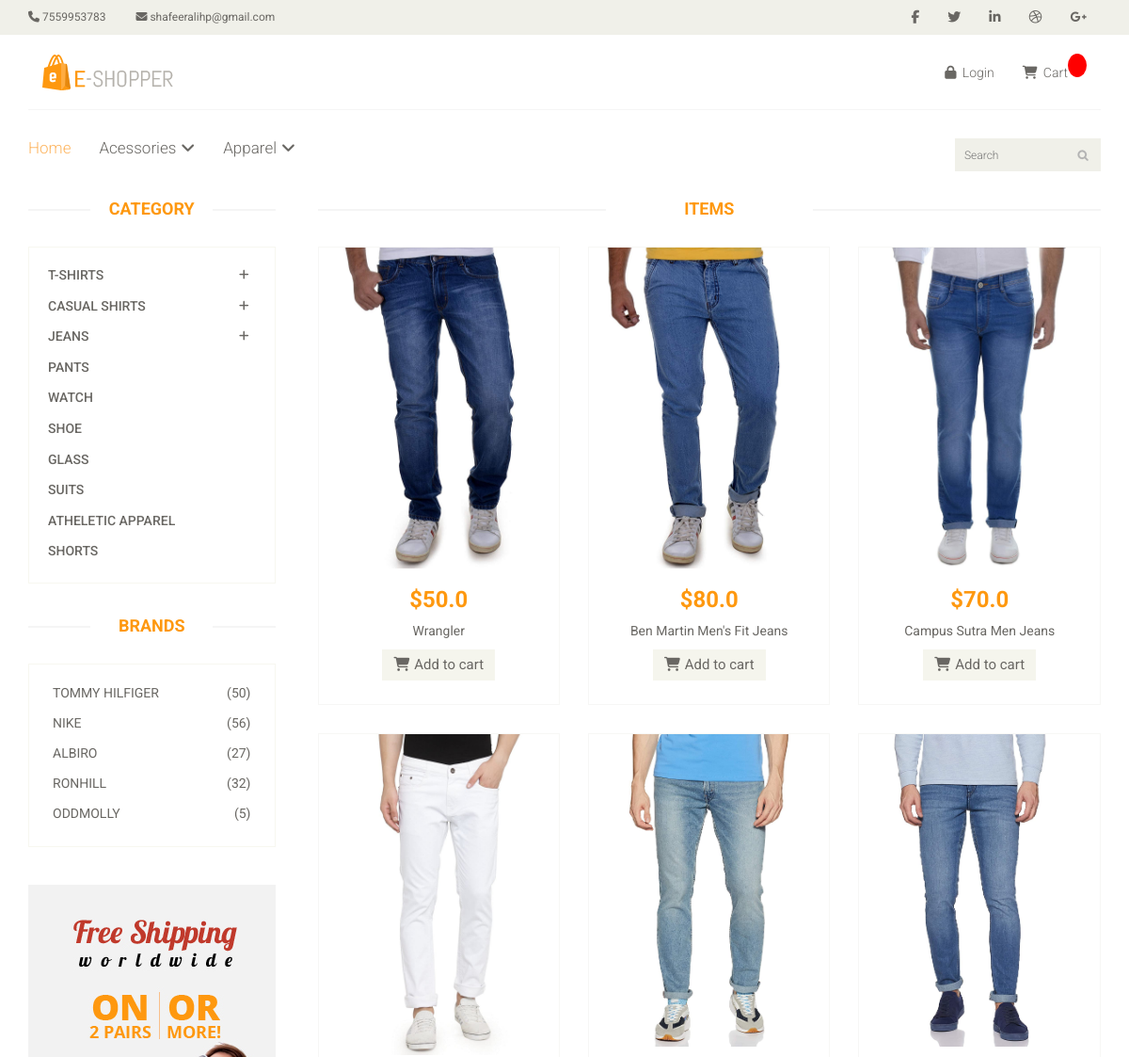
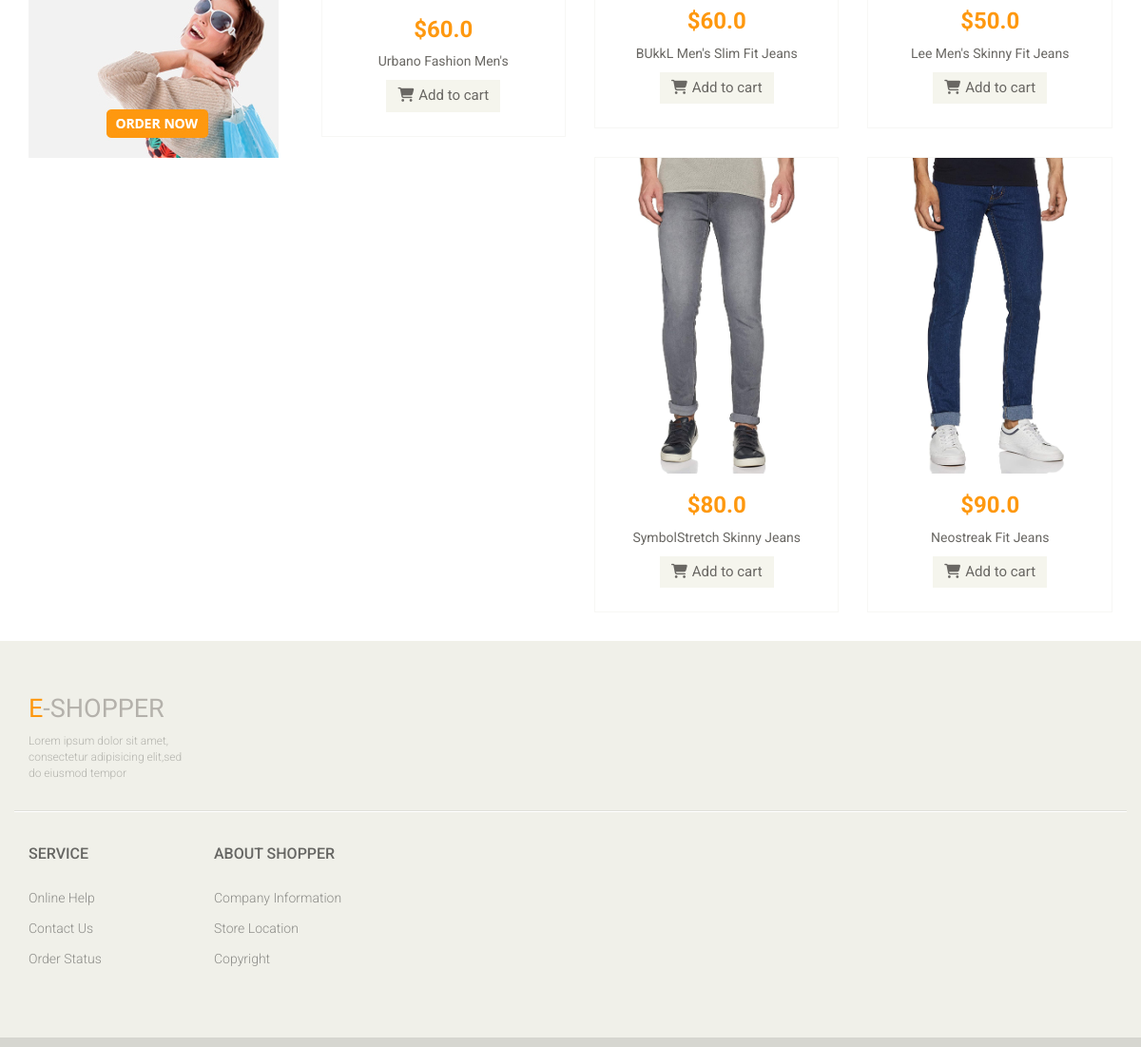
The page /pant on the database its author committed (2 pictures, top to bottom).
### prod/models.py (models this page shows, shortened)
class  Product(models.Model):
    PRODUCTTYPE={
    ("shirt", "shirt"),
    ("t-shirt", "t-shirt"),
    ("pant", "pant"),
    ("jeans", "jeans"),
    ("sunglass", "sunglass"),
    ("shoe", "shoe"),
    }
    PRODUCTCATEGORY={
    ("Apparel", "Apparel"),
    ("Acessories", "Acessories"), }
    image = models.ImageField(null=True ,blank=True)
    name = models.CharField(max_length=300)
    price = models.FloatField()
    product_quantity=models.IntegerField()
    product_category= models.CharField(max_length=300,choices=PRODUCTCATEGORY)
    product_type= models.CharField(max_length=300,choices=PRODUCTTYPE)
    attribute = models.TextField(max_length=1000, verbose_name='attribute')
    @property
    def imageURL(self):
        try:
            url = self.image.url
        except:
            url=''
        return url

### prod/views.py (the view)
# urls.py: path("pant",views.pant,name='pant'),
def pant(request):
    data = cartData(request)
    cartItems=data['cartItems']
    product= Product.objects.filter(product_type='jeans')
    return render(request,'pant.html',{"product":product,'cartItems':cartItems})

### ca/utils.py (called while the page is built, shortened)
def cookieCart(request):
    try:
        cart=json.loads(request.COOKIES['cart'])
    except:
        cart={}
    items =[ ]
    order = {'get_cart_total':0,'get_cart_items':0,'shipping':False}
    cartItems=order['get_cart_items']
    return{'items':items,'order':order,'cartItems':cartItems }

def cartData(request):
    if request.user.is_authenticated:
        customer=request.user.customer
        order,created =Order.objects.get_or_create(customer=customer,complete=False)
        items = order.orderitem_set.all()
        cartItems=order.get_cart_items
    else:
        cookieData = cookieCart(request)
        cartItems = cookieData['cartItems']
        order = cookieData['order']
        items = cookieData['items']
    return{'items':items,'order':order,'cartItems':cartItems }

### templates/pant.html (shortened to what this page needs)
{% extends 'base.html' %}
{% block content %}
{% load static %}
<section>
    <div class="container">
        <div class="row">
            <div class="col-sm-3">
                <div class="left-sidebar">
                    <h2>Category</h2>
                    <div class="panel-group category-products" id="accordian">
                        <div class="panel panel-default">
                            <div class="panel-heading">
                                <h4 class="panel-title">
                                    <a href="#sportswear" data-toggle="collapse" data-parent="#accordian" >
                                        <span class="badge pull-right"><i class="fa fa-plus"></i></span>
                                      T-shirts
                                    </a>
                                </h4>
                            </div>
                        </div>
                        <div class="panel panel-default">
                            <div class="panel-heading">
                                <h4 class="panel-title">
                                    <a data-toggle="collapse" data-parent="#accordian" href="#mens">
                                        <span class="badge pull-right"><i class="fa fa-plus"></i></span>
                                        Casual Shirts
                                    </a>
                                </h4>
                            </div>
                        </div>
                        <div class="panel panel-default">
                            <div class="panel-heading">
                                <h4 class="panel-title">
                                    <a data-toggle="collapse" data-parent="#accordian" href="#jeans">
                                        <span class="badge pull-right"><i class="fa fa-plus"></i></span>
                                       Jeans
                                    </a>
                                </h4>
                            </div>
                        </div>
                        <div class="panel panel-default">
                            <div class="panel-heading">
                                <h4 class="panel-title"><a href="#">Pants</a></h4>
                            </div>
                        </div>
                        <div class="panel panel-default">
                            <div class="panel-heading">
                                <h4 class="panel-title"><a href="#">Watch</a></h4>
                            </div>
                        </div>
                        <div class="panel panel-default">
                            <div class="panel-heading">
                                <h4 class="panel-title"><a href="#">SHOE</a></h4>
                            </div>
                        </div>
                        <div class="panel panel-default">
                            <div class="panel-heading">
                                <h4 class="panel-title"><a href="#">Glass</a></h4>
                            </div>
                        </div>
                        <div class="panel panel-default">
                            <div class="panel-heading">
                                <h4 class="panel-title"><a href="#">Suits</a></h4>
                            </div>
                        </div>
                        <div class="panel panel-default">
                            <div class="panel-heading">
                                <h4 class="panel-title"><a href="#">Atheletic Apparel</a></h4>
                            </div>
                        </div>
                        <div class="panel panel-default">
                            <div class="panel-heading">
                                <h4 class="panel-title"><a href="#">Shorts</a></h4>
                            </div>
                        </div>
                    </div>
                    <div class="brands_products">
                        <h2>Brands</h2>
                        <div class="brands-name">
                            <ul class="nav nav-pills nav-stacked">
                                <li><a href="#"> <span class="pull-right">(50)</span>Tommy Hilfiger</a></li>
                                <li><a href="#"> <span class="pull-right">(56)</span>Nike</a></li>
                                <li><a href="#"> <span class="pull-right">(27)</span>Albiro</a></li>
                                <li><a href="#"> <span class="pull-right">(32)</span>Ronhill</a></li>
                                <li><a href="#"> <span class="pull-right">(5)</span>Oddmolly</a></li>
                            </ul>
                        </div>
                    </div>
                    <div class="shipping text-center">
                        <img src="{% static 'images/home/shipping.jpg' %}" alt="" />
                    </div>
                </div>
            </div>
            <div class="col-sm-9 padding-right">
                <div class="features_items">
                    <h2 class="title text-center"> Items</h2>
                    {% for product in product %}
                            <div class="col-sm-4">
                                <div class="product-image-wrapper">
                                    <div class="single-products">
                                            <div class="productinfo text-center">
                                            <a href="{% url 'prodview' product.id %}"><img src="{{product.imageURL}}" alt="ss"></a>
                                                <h2>${{product.price}}</h2>
                                                <p>{{product.name}}</p>
                                            <button data-product= "{{product.id}}" data-action="add" class="btn btn-default add-to-cart update-cart"><i class="fa fa-shopping-cart"></i>Add to cart</button>
                                            </div>
                                    </div>
                                </div>
                            </div>
                        {%endfor%}
                </div>
            </div>
        </div>
    </div>
</section>
{% endblock %}

### static/main.css (style rules this page uses)
body { font-family: 'Roboto', sans-serif; background:; position: relative; font-weight:400px; }
ul li { list-style: none; display: inline-block; }
a { -webkit-transition: 300ms; -moz-transition: 300ms; -o-transition: 300ms; transition: 300ms; }
h1, h2, h3, h4, h5, h6 { font-family: 'Roboto', sans-serif; }
.category-products { border: 1px solid #F7F7F0; margin-bottom: 35px; padding-bottom: 20px; padding-top: 15px; }
.left-sidebar h2, .brands_products h2 { color: #FE980F; font-family: 'Roboto', sans-serif; font-size: 18px; font-weight: 700; margin: 0 auto 30px; text-align: center; text-transform: uppercase; position: relative; z-index:3; }
.left-sidebar h2:after, h2.title:after { content: " "; position: absolute; border: 1px solid #f5f5f5; bottom:8px; left: 0; width: 100%; height: 0; z-index: -2; }
.left-sidebar h2:before { content: " "; position: absolute; background: #fff; bottom: -6px; width: 130px; height: 30px; z-index: -1; left: 50%; margin-left: -65px; }
h2.title:before { content: " "; position: absolute; background: #fff; bottom: -6px; width: 220px; height: 30px; z-index: -1; left: 50%; margin-left: -110px; }
.category-products .panel { background-color: #FFFFFF; border: 0px; border-radius: 0px; box-shadow:none; margin-bottom: 0px; }
.category-products .panel-default .panel-heading { background-color: #FFFFFF; border: 0 none; color: #FFFFFF; padding: 5px 20px; }
.category-products .panel-default .panel-heading .panel-title a { color: #696763; font-family: 'Roboto', sans-serif; font-size: 14px; text-decoration: none; text-transform: uppercase; }
.category-products .badge { background:none; border-radius: 10px; color: #696763; display: inline-block; font-size: 12px; font-weight: bold; line-height: 1; min-width: 10px; padding: 3px 7px; text-align: center; vertical-align: baseline; white-space: nowrap; }
.brands-name { border: 1px solid #F7F7F0; padding-bottom: 20px; padding-top: 15px; }
.brands-name .nav-stacked li a { background-color: #FFFFFF; color: #696763; font-family: 'Roboto', sans-serif; font-size: 14px; padding: 5px 25px; text-decoration: none; text-transform: uppercase; }
.shipping { background-color: #F2F2F2; margin-top: 40px; overflow: hidden; padding-top: 20px; position: relative; }
.padding-right { padding-right: 0; }
.features_items { overflow:hidden; }
h2.title { color: #FE980F; font-family: 'Roboto', sans-serif; font-size: 18px; font-weight: 700; margin: 0 15px; text-transform: uppercase; margin-bottom: 30px; position: relative; }
.product-image-wrapper { border:1px solid #F7F7F5; overflow: hidden; margin-bottom:30px; }
.single-products { position: relative; }
.productinfo h2 { color: #FE980F; font-family: 'Roboto', sans-serif; font-size: 24px; font-weight: 700; }
.productinfo p { font-family: 'Roboto', sans-serif; font-size: 14px; font-weight: 400; color: #696763; }
.productinfo img { width: 100%; }
.productinfo { position:relative; }
.add-to-cart { background:#F5F5ED; border: 0 none; border-radius: 0; color: #696763; font-family: 'Roboto', sans-serif; font-size: 15px; margin-bottom: 25px; }
.add-to-cart i { margin-right:5px; }

### rows shown on the page
Product: imageURL (picture), price "50.0", name "Wrangler"
Product: imageURL (picture), price "80.0", name "Ben Martin Men's Fit Jeans"
Product: imageURL (picture), price "70.0", name "Campus Sutra Men Jeans"
Product: imageURL (picture), price "60.0", name "Urbano Fashion Men's"
Product: imageURL (picture), price "60.0", name "BUkkL Men's Slim Fit Jeans"
Product: imageURL (picture), price "50.0", name "Lee Men's Skinny Fit Jeans"
Product: imageURL (picture), price "80.0", name "SymbolStretch Skinny Jeans"
Product: imageURL (picture), price "90.0", name "Neostreak Fit Jeans"
